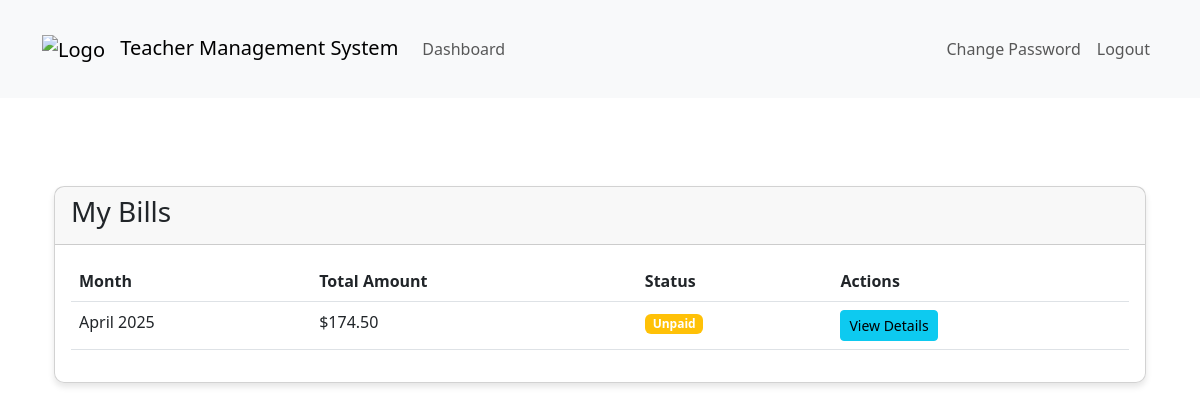
Before: /dashboard/student/4/bills/ (signed in) with the older database file.
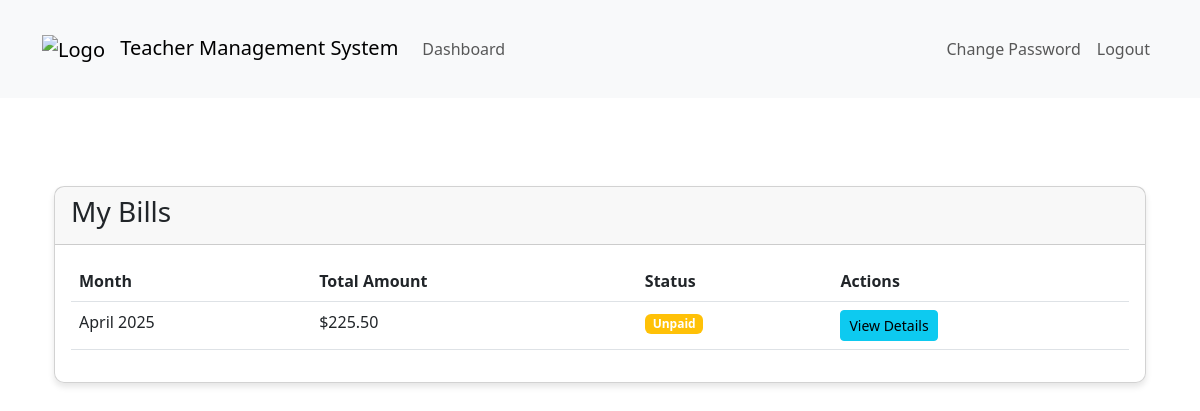
After: the same page with the newer database file.
### teachers_app/billing_models.py (models this page shows, shortened)
class Bill(models.Model):
    student = models.ForeignKey(Student, on_delete=models.CASCADE, related_name='bills')
    month = models.DateField(help_text="Billing month (first day of month)")
    total_amount = models.DecimalField(max_digits=10, decimal_places=2)
    is_paid = models.BooleanField(default=False)
    payment_date = models.DateTimeField(null=True, blank=True)
    created_at = models.DateTimeField(auto_now_add=True)
    updated_at = models.DateTimeField(auto_now=True)
    class Meta:
        unique_together = ('student', 'month')
        ordering = ['-month']

### teachers_app/billing_views.py (the view)
# urls.py: path('student/<int:student_id>/bills/', billing_views.student_bills, name='student_bills'),
@login_required
def student_bills(request, student_id):
    student = get_object_or_404(Student, pk=student_id)
    bills = Bill.objects.filter(student=student).order_by('-month')
    return render(request, 'student/student_bills.html', {
        'student': student,
        'bills': bills
    })

### templates/student/student_bills.html
{% extends 'base.html' %}
{% block content %}
<div class="container mt-4">
    <div class="card">
        <div class="card-header">
            <h3>My Bills</h3>
        </div>
        <div class="card-body">
            <div class="table-responsive">
                <table class="table table-hover">
                    <thead>
                        <tr>
                            <th>Month</th>
                            <th>Total Amount</th>
                            <th>Status</th>
                            <th>Actions</th>
                        </tr>
                    </thead>
                    <tbody>
                        {% for bill in bills %}
                        <tr>
                            <td>{{ bill.month|date:"F Y" }}</td>
                            <td>${{ bill.total_amount }}</td>
                            <td>
                                {% if bill.is_paid %}
                                <span class="badge bg-success">Paid</span>
                                {% else %}
                                <span class="badge bg-warning">Unpaid</span>
                                {% endif %}
                            </td>
                            <td>
                                <a href="{% url 'bill_detail' bill_id=bill.id %}" class="btn btn-sm btn-info">
                                    View Details
                                </a>
                            </td>
                        </tr>
                        {% empty %}
                        <tr>
                            <td colspan="4" class="text-center">No bills found</td>
                        </tr>
                        {% endfor %}
                    </tbody>
                </table>
            </div>
        </div>
    </div>
</div>
{% endblock %}

Changed rows visible on the page:
changed Bill: total_amount "174.50" → "225.50"
